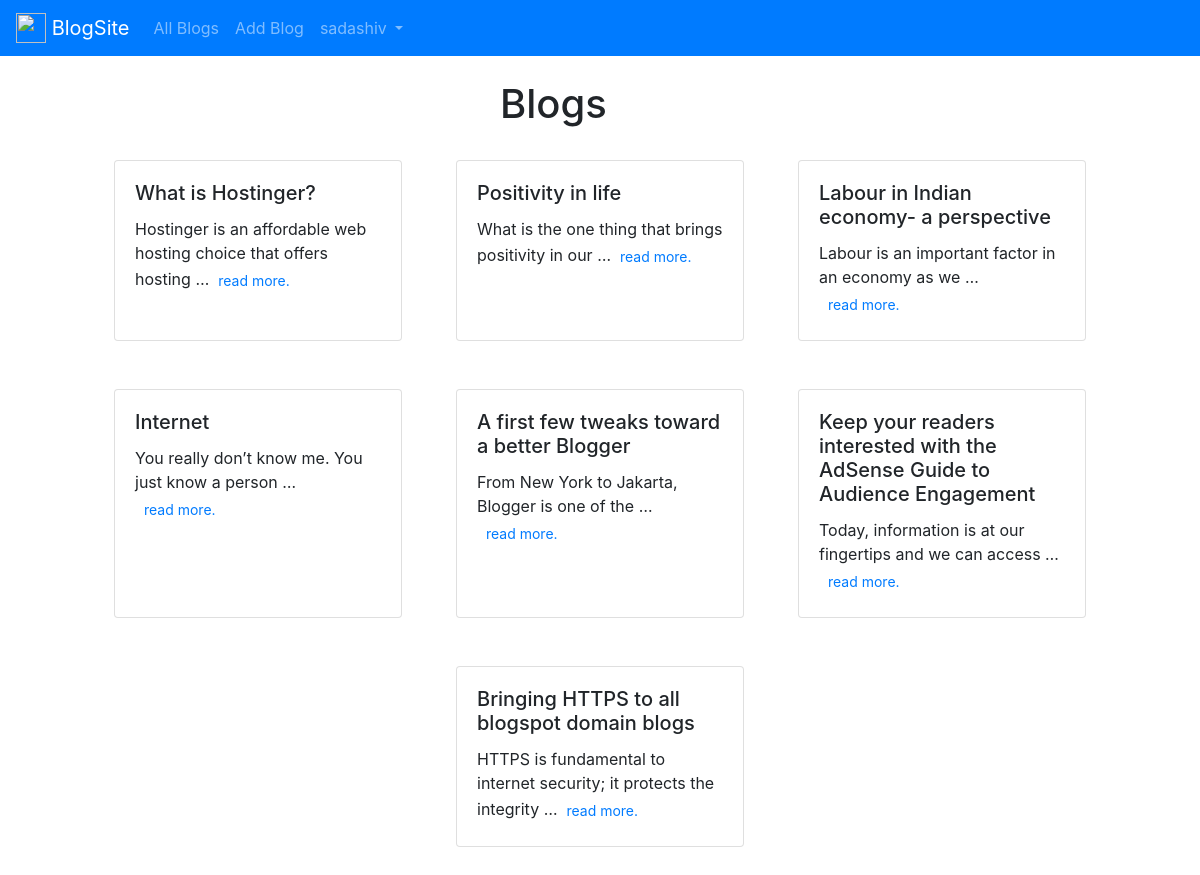
The page /blogs/ (signed in) on the database its author committed.
### Blogs/models.py (models this page shows, shortened)
class Blog(models.Model):
    title  = models.CharField(max_length = 120, default=None)
    body   = models.TextField(max_length = 3000, default=None)
    author = models.ForeignKey(User , on_delete = models.CASCADE)
    date_posted = models.DateTimeField(auto_now=True, null=True)

### Blogs/views.py (the view)
# urls.py: path('', BlogList.as_view(), name = "blog_list"),
class BlogList(LoginRequiredMixin,ListView):
    model         = Blog
    template_name = "blog_list.html"
    login_url     = 'login'

### templates/blog_list.html (shortened to what this page needs)
{% extends "base.html" %}
{% block content %}
{% if user.is_authenticated %}
  <div class="mx-auto" style="width: 200px;">
    <h1>Blogs</h1>
  </div><br>
<div class="container d-flex  flex-wrap card-design" style="width:100%;height:auto;justify-content:space-evenly;">
{% for blog in object_list %}
<div class="card mb-5" style="width:18rem;">
  <div class="card-body">
    <h5 class="card-title">{{ blog.title }}</h5>
    <p class="card-text">{{ blog.body|truncatewords:10 }}<a class="btn btn-link btn-sm" role="button" aria-disabled="true" href="{% url 'blog_detail' blog.pk %}">read more.</a></p>
  </div>
</div>
{% endfor %}
</div>
{% endif %}
{% endblock content %}

### templates/base.html (shortened to what this page needs)
<link rel="stylesheet" href="https://stackpath.bootstrapcdn.com/bootstrap/4.4.1/css/bootstrap.min.css"
>
<!doctype html>
<html lang="en">
<head>
    <link rel="stylesheet" href="https://stackpath.bootstrapcdn.com/bootstrap/4.4.1/css/bootstrap.min.css"
>
</head>
<body>
    <nav class="navbar navbar-expand-lg navbar-dark bg-primary">
        <a class="navbar-brand" href="{% url 'blog_list' %}">
            <img src="https://upload.wikimedia.org/wikipedia/commons/thumb/8/87/R_Cable_logo.svg/1200px-R_Cable_logo.svg.png"
                width="30" height="30" class="d-inline-block align-top" alt="">
            BlogSite
        </a>
        <div class="collapse navbar-collapse" id="navbarSupportedContent">
            <ul class="navbar-nav mr-auto">
                <li class="nav-item">
                    <a class="nav-link" href="{% url 'blog_list' %}">All Blogs</a>
                </li>
                <li class="nav-item">
                    <a class="nav-link" href="{% url 'blog_new' %}">Add Blog</a>
                </li>
    {% if user.is_authenticated %}
                <li class="nav-item dropdown">
                    <a class="nav-link dropdown-toggle" href="#" id="navbarDropdown" role="button" data-toggle="dropdown"
                        aria-haspopup="true" aria-expanded="false">
                        {{ user }}
                    </a>
                </li>
    {% endif %}
        </div>
    </nav></br>
    <div class="container">
        {% block content %}
        {% endblock content %}
    </div>
</body>
</html>

### rows shown on the page
Blog: title "What is Hostinger?", body "Hostinger is an affordable web hosting choice that offers hosting …"
Blog: title "Positivity in life", body "What is the one thing that brings positivity in our …"
Blog: title "Labour in Indian economy- a perspective", body "Labour is an important factor in an economy as we …"
Blog: title "Internet", body "You really don’t know me. You just know a person …"
Blog: title "A first few tweaks toward a better Blogger", body "From New York to Jakarta, Blogger is one of the …"
Blog: title "Keep your readers interested with the AdSense Guide to Audience Engagement", body "Today, information is at our fingertips and we can access …"
Blog: title "Bringing HTTPS to all blogspot domain blogs", body "HTTPS is fundamental to internet security; it protects the integrity …"

### other values the page prints
{{ user }} "sadashiv"
